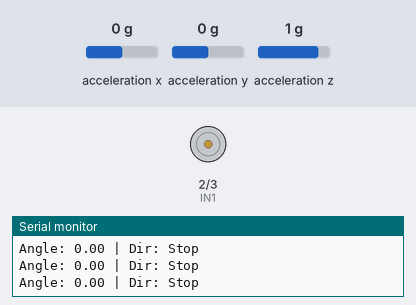
Bench run of a sketch on a simulated Arduino Uno, built with avr-gcc and run on an emulated ATmega328P. Shown: motor-driver pin pairs drawn as motors (green arrow = first pin HIGH = forward, orange = second pin HIGH = backward, longer = more drive, scaled by the enable pin), the last lines printed to the serial monitor. Wiring (inferred from the names in the program): MPU-6050 motion sensor at I2C address 0x68. Inputs (shaded band) come from the test bench; at power-on: acceleration y 0 g, acceleration x 0 g, acceleration z 1 g. Storage starts empty.

Above: at 1.2 s.
1.3 s: acceleration y set to -1.4 g
At 2.5 s:
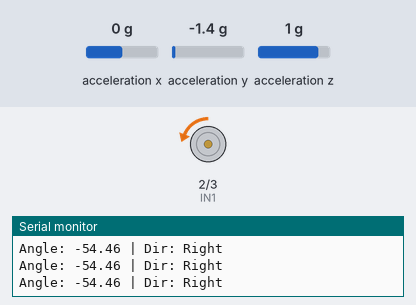
2.8 s: acceleration y set to 0.8 g
At 3.4 s:
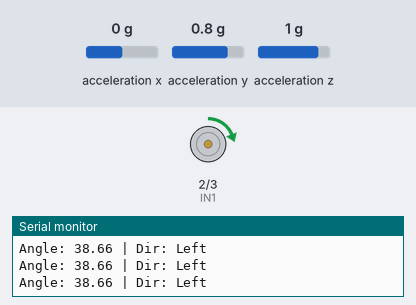
4.3 s: acceleration y set to -0.8 g
At 4.8 s:
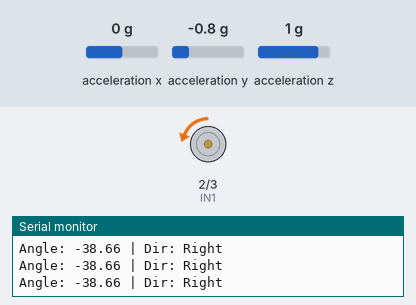
5.8 s: acceleration y set to 1.4 g
At 6.6 s:
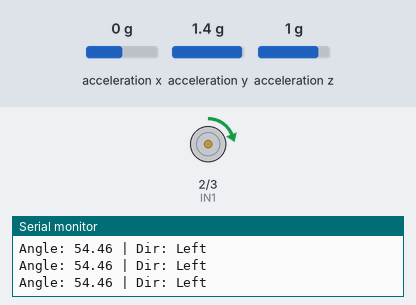
Timing chart, 0 to 8.3 s (numbered marks = the images above; inputs shaded):
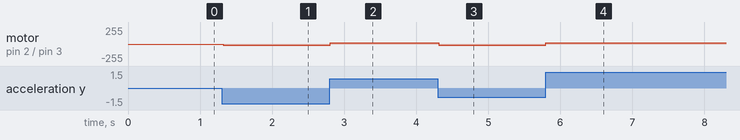

The sketch:

gimbal_code_original.ino
```cpp
/*
 THIS CODE IS THE CODE THAT UPLOAD TO THE ARDUINO R4 for gimbal working IREC 2025

Simple version: pwm set as constant. and upload the data log to sd card
 - simple pwm
 - log sd
 - avoid g > 10
*/

#include <Wire.h>
#include <SD.h>
#include <SPI.h>

#define MPU_ADDR 0x68

#define IN1  2
#define IN2  3
#define ENA  9

#define SD_CS 10  // Changed for UNO R4 compatibility

float setpoint = 0.0;
float maxAngle = 80.0;
float currentAngle = 0.0;

const float shockThreshold = 10.0; // in Gs
bool launchDetected = false;
unsigned long launchTime = 0;

File logFile;

void setup() {
  Serial.begin(115200);
  Wire.begin();

  pinMode(IN1, OUTPUT);
  pinMode(IN2, OUTPUT);
  pinMode(ENA, OUTPUT);

  // Wake up MPU6050
  Wire.beginTransmission(MPU_ADDR);
  Wire.write(0x6B);
  Wire.write(0);
  Wire.endTransmission(true);

  // Initialize SD card
  if (!SD.begin(SD_CS)) {
    Serial.println("SD card failed!");
  } else {
    Serial.println("SD card initialized.");
    logFile = SD.open("log.csv", FILE_WRITE);
    if (logFile) {
      logFile.println("Time(ms),Angle,Direction");
      logFile.close();
    }
  }

  Serial.println("Simple Gimbal with SD Logging started. Target: 0°");
}

void loop() {
  if (launchDetected && millis() - launchTime < 10000) {
    stopMotor();
    Serial.println("🚀 Shock detected! Pausing for 10 seconds...");
    delay(100);
    return;
  }

  // === Read MPU6050 Accel Data ===
  Wire.beginTransmission(MPU_ADDR);
  Wire.write(0x3B);
  Wire.endTransmission(false);
  Wire.requestFrom(MPU_ADDR, 6, true);

  int16_t ax = Wire.read() << 8 | Wire.read();
  int16_t ay = Wire.read() << 8 | Wire.read();
  int16_t az = Wire.read() << 8 | Wire.read();

  // Convert to G-force
  float az_g = az / 16384.0;

  // Shock detection
  if (!launchDetected && abs(az_g) > shockThreshold) {
    launchDetected = true;
    launchTime = millis();
    stopMotor();
    Serial.println("🚀 Shock detected! Pausing for 10 seconds...");
    return;
  }

  // Compute angle
  currentAngle = atan2(ay, az) * 180.0 / PI;
  currentAngle = constrain(currentAngle, -maxAngle, maxAngle);

  float error = setpoint - currentAngle;
  String direction = driveMotor(error);

  // Debug
  Serial.print("Angle: ");
  Serial.print(currentAngle, 2);
  Serial.print(" | Dir: ");
  Serial.println(direction);

  // Log to SD card
  logFile = SD.open("log.csv", FILE_WRITE);
  if (logFile) {
    logFile.print(millis());
    logFile.print(",");
    logFile.print(currentAngle, 2);
    logFile.print(",");
    logFile.println(direction);
    logFile.close();
  }

  delay(10);
}

String driveMotor(float error) {
  const int fixedPWM = 20;
  const float deadzone = 2.0;

  if (error > deadzone && error < 86) {
    digitalWrite(IN1, LOW);
    digitalWrite(IN2, HIGH);
    analogWrite(ENA, fixedPWM);
    return "Right";
  } else if (error < -deadzone && error > -86) {
    digitalWrite(IN1, HIGH);
    digitalWrite(IN2, LOW);
    analogWrite(ENA, fixedPWM);
    return "Left";
  } else {
    stopMotor();
    return "Stop";
  }
}

void stopMotor() {
  analogWrite(ENA, 0);
  digitalWrite(IN1, LOW);
  digitalWrite(IN2, LOW);
}
```

Measured:
- after the input at 1.3 s, motor on pin 2 (IN1) / pin 3 (IN2): stopped → backward 20/255 at once
- after the input at 2.8 s, motor on pin 2 (IN1) / pin 3 (IN2): backward 20/255 → forward 20/255 at once
- after the input at 4.3 s, motor on pin 2 (IN1) / pin 3 (IN2): forward 20/255 → backward 20/255 at once
- after the input at 5.8 s, motor on pin 2 (IN1) / pin 3 (IN2): backward 20/255 → forward 20/255 at once
